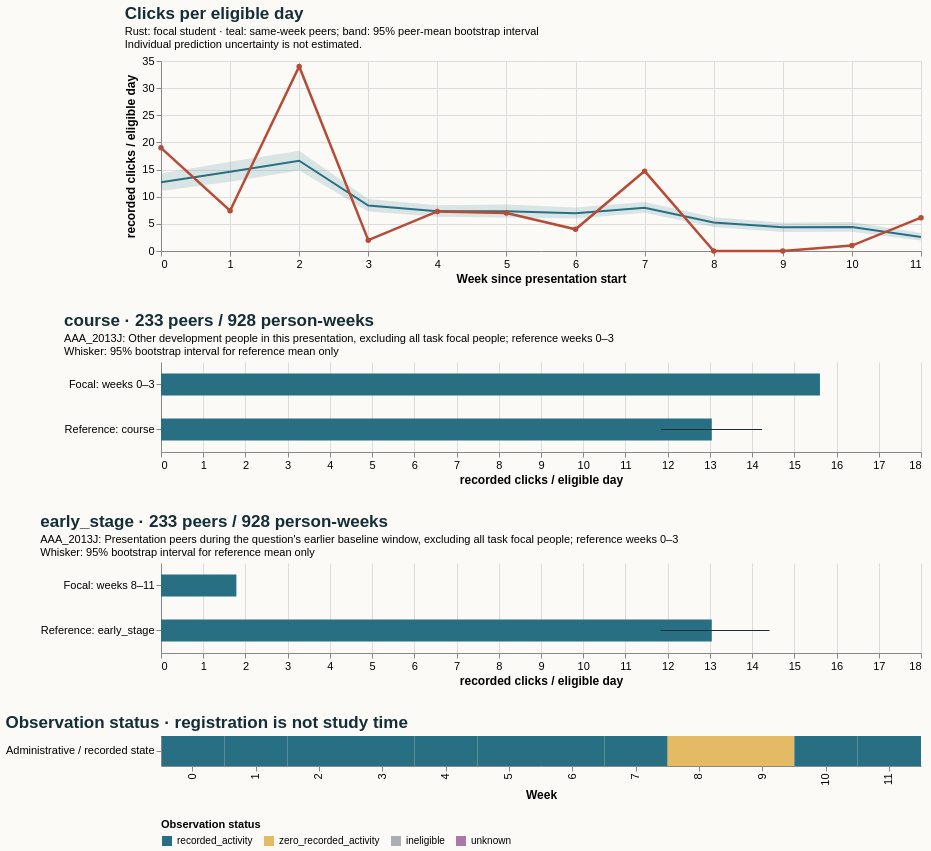

Describe this chart as a Vega-Lite specification.
### Vega-Lite specification from a JSON file in a GitHub repository (floating-point values rounded to 4 significant figures)
{"$schema": "https://vega.github.io/schema/vega-lite/v5.20.1.json", "config": {"axis": {"labelFontSize": 11, "titleFontSize": 12}, "background": "#fbfaf7", "font": "sans-serif", "title": {"anchor": "start", "color": "#142e38", "fontSize": 17, "subtitleFontSize": 11}, "view": {"continuousHeight": 300, "continuousWidth": 300, "stroke": null}}, "datasets": {"data-6098ce95adef0e1c5f2b73b84ab4a39b": [{"eligible_days": 7.0, "end_day": 6, "logging_completeness": "unknown", "observation_status": "recorded_activity", "row": "Administrative / recorded state", "score_status": "withheld_release_time_unknown", "start_day": 0, "value": 19.0, "week": 0}, {"eligible_days": 7.0, "end_day": 13, "logging_completeness": "unknown", "observation_status": "recorded_activity", "row": "Administrative / recorded state", "score_status": "withheld_release_time_unknown", "start_day": 7, "value": 7.429, "week": 1}, {"eligible_days": 7.0, "end_day": 20, "logging_completeness": "unknown", "observation_status": "recorded_activity", "row": "Administrative / recorded state", "score_status": "withheld_release_time_unknown", "start_day": 14, "value": 34.0, "week": 2}, {"eligible_days": 7.0, "end_day": 27, "logging_completeness": "unknown", "observation_status": "recorded_activity", "row": "Administrative / recorded state", "score_status": "withheld_release_time_unknown", "start_day": 21, "value": 2.0, "week": 3}, {"eligible_days": 7.0, "end_day": 34, "logging_completeness": "unknown", "observation_status": "recorded_activity", "row": "Administrative / recorded state", "score_status": "withheld_release_time_unknown", "start_day": 28, "value": 7.286, "week": 4}, {"eligible_days": 7.0, "end_day": 41, "logging_completeness": "unknown", "observation_status": "recorded_activity", "row": "Administrative / recorded state", "score_status": "withheld_release_time_unknown", "start_day": 35, "value": 7.0, "week": 5}, {"eligible_days": 7.0, "end_day": 48, "logging_completeness": "unknown", "observation_status": "recorded_activity", "row": "Administrative / recorded state", "score_status": "withheld_release_time_unknown", "start_day": 42, "value": 4.0, "week": 6}, {"eligible_days": 7.0, "end_day": 55, "logging_completeness": "unknown", "observation_status": "recorded_activity", "row": "Administrative / recorded state", "score_status": "withheld_release_time_unknown", "start_day": 49, "value": 14.71, "week": 7}, {"eligible_days": 7.0, "end_day": 62, "logging_completeness": "unknown", "observation_status": "zero_recorded_activity", "row": "Administrative / recorded state", "score_status": "withheld_release_time_unknown", "start_day": 56, "value": 0.0, "week": 8}, {"eligible_days": 7.0, "end_day": 69, "logging_completeness": "unknown", "observation_status": "zero_recorded_activity", "row": "Administrative / recorded state", "score_status": "withheld_release_time_unknown", "start_day": 63, "value": 0.0, "week": 9}, {"eligible_days": 7.0, "end_day": 76, "logging_completeness": "unknown", "observation_status": "recorded_activity", "row": "Administrative / recorded state", "score_status": "withheld_release_time_unknown", "start_day": 70, "value": 1.0, "week": 10}, {"eligible_days": 7.0, "end_day": 83, "logging_completeness": "unknown", "observation_status": "recorded_activity", "row": "Administrative / recorded state", "score_status": "withheld_release_time_unknown", "start_day": 77, "value": 6.143, "week": 11}], "data-69b75769ec103f60d72efaa70e6395b6": [{"end_day": 6, "focal_value": 19.0, "peer_ci_high": 14.29, "peer_ci_low": 11.07, "peer_mean": 12.67, "peer_observations": 233, "peer_people": 233, "reference": "course", "unit": "recorded clicks / eligible day", "week": 0}, {"end_day": 13, "focal_value": 7.429, "peer_ci_high": 16.43, "peer_ci_low": 12.76, "peer_mean": 14.6, "peer_observations": 233, "peer_people": 233, "reference": "course", "unit": "recorded clicks / eligible day", "week": 1}, {"end_day": 20, "focal_value": 34.0, "peer_ci_high": 18.48, "peer_ci_low": 14.82, "peer_mean": 16.62, "peer_observations": 231, "peer_people": 231, "reference": "course", "unit": "recorded clicks / eligible day", "week": 2}, {"end_day": 27, "focal_value": 2.0, "peer_ci_high": 9.596, "peer_ci_low": 7.261, "peer_mean": 8.385, "peer_observations": 231, "peer_people": 231, "reference": "course", "unit": "recorded clicks / eligible day", "week": 3}, {"end_day": 34, "focal_value": 7.286, "peer_ci_high": 8.438, "peer_ci_low": 6.32, "peer_mean": 7.324, "peer_observations": 229, "peer_people": 229, "reference": "course", "unit": "recorded clicks / eligible day", "week": 4}, {"end_day": 41, "focal_value": 7.0, "peer_ci_high": 8.558, "peer_ci_low": 6.163, "peer_mean": 7.312, "peer_observations": 228, "peer_people": 228, "reference": "course", "unit": "recorded clicks / eligible day", "week": 5}, {"end_day": 48, "focal_value": 4.0, "peer_ci_high": 8.026, "peer_ci_low": 6.006, "peer_mean": 6.934, "peer_observations": 228, "peer_people": 228, "reference": "course", "unit": "recorded clicks / eligible day", "week": 6}, {"end_day": 55, "focal_value": 14.71, "peer_ci_high": 9.007, "peer_ci_low": 7.04, "peer_mean": 7.972, "peer_observations": 228, "peer_people": 228, "reference": "course", "unit": "recorded clicks / eligible day", "week": 7}, {"end_day": 62, "focal_value": 0.0, "peer_ci_high": 6.196, "peer_ci_low": 4.412, "peer_mean": 5.236, "peer_observations": 228, "peer_people": 228, "reference": "course", "unit": "recorded clicks / eligible day", "week": 8}, {"end_day": 69, "focal_value": 0.0, "peer_ci_high": 5.2, "peer_ci_low": 3.514, "peer_mean": 4.375, "peer_observations": 227, "peer_people": 227, "reference": "course", "unit": "recorded clicks / eligible day", "week": 9}, {"end_day": 76, "focal_value": 1.0, "peer_ci_high": 5.335, "peer_ci_low": 3.549, "peer_mean": 4.419, "peer_observations": 226, "peer_people": 226, "reference": "course", "unit": "recorded clicks / eligible day", "week": 10}, {"end_day": 83, "focal_value": 6.143, "peer_ci_high": 3.319, "peer_ci_low": 1.955, "peer_mean": 2.571, "peer_observations": 224, "peer_people": 224, "reference": "course", "unit": "recorded clicks / eligible day", "week": 11}], "data-9268ff12ddf93d91a6aa013738e9a1b2": [{"hi": null, "lo": null, "series": "Focal: weeks 0–3", "value": 15.61}, {"hi": 14.24, "lo": 11.84, "series": "Reference: course", "value": 13.05}], "data-c8a611694f052b78121c912ac06daf7d": [{"hi": null, "lo": null, "series": "Focal: weeks 8–11", "value": 1.786}, {"hi": 14.41, "lo": 11.83, "series": "Reference: early_stage", "value": 13.05}]}, "resolve": {"scale": {"color": "independent"}}, "spacing": 28, "vconcat": [{"data": {"name": "data-69b75769ec103f60d72efaa70e6395b6"}, "height": 190, "layer": [{"encoding": {"x": {"axis": {"tickMinStep": 1}, "field": "week", "title": "Week since presentation start", "type": "quantitative"}, "y": {"field": "peer_ci_low", "scale": {"zero": true}, "title": "recorded clicks / eligible day", "type": "quantitative"}, "y2": {"field": "peer_ci_high"}}, "mark": {"color": "#286f83", "opacity": 0.16, "type": "area"}}, {"encoding": {"tooltip": [{"field": "week", "type": "quantitative"}, {"field": "peer_mean", "type": "quantitative"}, {"field": "peer_people", "type": "quantitative"}, {"field": "peer_observations", "type": "quantitative"}], "x": {"field": "week", "type": "quantitative"}, "y": {"field": "peer_mean", "type": "quantitative"}}, "mark": {"color": "#286f83", "strokeWidth": 2, "type": "line"}}, {"encoding": {"tooltip": [{"field": "week", "type": "quantitative"}, {"field": "focal_value", "type": "quantitative"}], "x": {"field": "week", "type": "quantitative"}, "y": {"field": "focal_value", "type": "quantitative"}}, "mark": {"color": "#b64c35", "point": {"color": "#b64c35"}, "strokeWidth": 2.5, "type": "line"}}], "title": {"subtitle": ["Rust: focal student · teal: same-week peers; band: 95% peer-mean bootstrap interval", "Individual prediction uncertainty is not estimated."], "text": "Clicks per eligible day"}, "width": 760}, {"data": {"name": "data-9268ff12ddf93d91a6aa013738e9a1b2"}, "height": 90, "layer": [{"encoding": {"x": {"field": "value", "scale": {"domain": [0, 16.39], "zero": true}, "title": "recorded clicks / eligible day", "type": "quantitative"}, "y": {"field": "series", "sort": null, "title": null, "type": "nominal"}}, "mark": {"color": "#286f83", "size": 22, "type": "bar"}}, {"encoding": {"x": {"field": "lo", "type": "quantitative"}, "x2": {"field": "hi"}, "y": {"field": "series", "sort": null, "title": null, "type": "nominal"}}, "mark": {"color": "#142e38", "type": "rule"}}], "title": {"subtitle": ["AAA_2013J: Other development people in this presentation, excluding all task focal people; reference weeks 0–3", "Whisker: 95% bootstrap interval for reference mean only"], "text": "course · 233 peers / 928 person-weeks"}, "width": 760}, {"data": {"name": "data-c8a611694f052b78121c912ac06daf7d"}, "height": 90, "layer": [{"encoding": {"x": {"field": "value", "scale": {"domain": [0, 16.39], "zero": true}, "title": "recorded clicks / eligible day", "type": "quantitative"}, "y": {"field": "series", "sort": null, "title": null, "type": "nominal"}}, "mark": {"color": "#286f83", "size": 22, "type": "bar"}}, {"encoding": {"x": {"field": "lo", "type": "quantitative"}, "x2": {"field": "hi"}, "y": {"field": "series", "sort": null, "title": null, "type": "nominal"}}, "mark": {"color": "#142e38", "type": "rule"}}], "title": {"subtitle": ["AAA_2013J: Presentation peers during the question's earlier baseline window, excluding all task focal people; reference weeks 0–3", "Whisker: 95% bootstrap interval for reference mean only"], "text": "early_stage · 233 peers / 928 person-weeks"}, "width": 760}, {"data": {"name": "data-6098ce95adef0e1c5f2b73b84ab4a39b"}, "encoding": {"color": {"field": "observation_status", "legend": {"labelLimit": 260, "orient": "bottom"}, "scale": {"domain": ["recorded_activity", "zero_recorded_activity", "ineligible", "unknown"], "range": ["#286f83", "#e4bb64", "#aaaeb3", "#ac78a5"]}, "title": "Observation status", "type": "nominal"}, "tooltip": [{"field": "week", "type": "quantitative"}, {"field": "eligible_days", "type": "quantitative"}, {"field": "observation_status", "type": "nominal"}, {"field": "logging_completeness", "type": "nominal"}], "x": {"field": "week", "title": "Week", "type": "ordinal"}, "y": {"field": "row", "title": null, "type": "nominal"}}, "height": 30, "mark": {"type": "rect"}, "title": "Observation status · registration is not study time", "width": 760}]}
